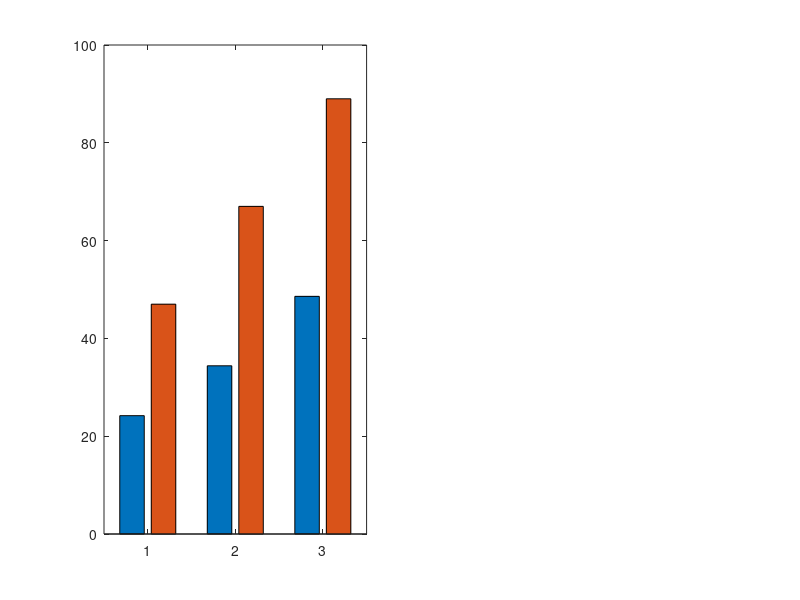

Here is the MATLAB script that generated this plot: (Note: this script raises an error after producing the figure.)
% =========================================================================
% ANÁLISIS ECONÓMICO: REDISEÑO LAYOUT SVQ1 + DQA4
% Máster en Ingeniería Industrial – DPCIS 2025-26
%
% Todos los datos numéricos proceden del enunciado del proyecto.
% Secciones referenciadas: §3 (costes actuales), §4 (opciones inversión),
% §6 (RRHH), §7 (infraestructura), §8 (riesgos).
% =========================================================================
clear; clc; close all;

fprintf('=========================================================\n');
fprintf('   ANÁLISIS ECONÓMICO – REDISEÑO LAYOUT SVQ1 + DQA4\n');
fprintf('=========================================================\n\n');


% =========================================================================
% BLOQUE 1 – SITUACIÓN ACTUAL (AS-IS)
% Fuente: §3.1 y §3.2 del enunciado
% =========================================================================
fprintf('─────────────────────────────────────────────────────────\n');
fprintf(' BLOQUE 1 · COSTES ACTUALES (dos centros separados)\n');
fprintf('─────────────────────────────────────────────────────────\n');

% Costes operativos anuales por concepto (Tabla 1 del enunciado)
coste_personal_svq1    = 20.7e6;   % € – Personal SVQ1
coste_personal_dqa4    =  9.1e6;   % € – Personal DQA4
coste_energia_svq1     =  6.2e6;   % € – Energía/combustible SVQ1
coste_energia_dqa4     =  4.7e6;   % € – Energía/combustible DQA4
coste_instalac_svq1    =  2.4e6;   % € – Instalaciones SVQ1
coste_instalac_dqa4    =  1.5e6;   % € – Instalaciones DQA4
coste_otros_svq1       =  7.0e6;   % € – Otros gastos SVQ1
coste_otros_dqa4       =  2.8e6;   % € – Otros gastos DQA4
coste_transferencias   =  1.99e6;  % € – Transporte SVQ1→DQA4 (26.100 paq/día · 25 km · 365 días)

coste_total_svq1 = coste_personal_svq1 + coste_energia_svq1 + ...
                   coste_instalac_svq1  + coste_otros_svq1;          % = 36,3 M€
coste_total_dqa4 = coste_personal_dqa4 + coste_energia_dqa4 + ...
                   coste_instalac_dqa4  + coste_otros_dqa4;           % = 18,1 M€
coste_total_actual = coste_total_svq1 + coste_total_dqa4 + coste_transferencias;

fprintf('  Personal total:           %8.2f M€\n', (coste_personal_svq1 + coste_personal_dqa4)/1e6);
fprintf('  Energía/combustible:      %8.2f M€\n', (coste_energia_svq1  + coste_energia_dqa4 )/1e6);
fprintf('  Instalaciones:            %8.2f M€\n', (coste_instalac_svq1 + coste_instalac_dqa4)/1e6);
fprintf('  Otros gastos:             %8.2f M€\n', (coste_otros_svq1    + coste_otros_dqa4   )/1e6);
fprintf('  Transferencias redundantes:%7.2f M€  ← INEFICIENCIA CLAVE\n', coste_transferencias/1e6);
fprintf('  ─────────────────────────────────────────\n');
fprintf('  COSTE TOTAL ACTUAL:       %8.2f M€/año\n\n', coste_total_actual/1e6);

% Datos de volumen relevantes
paquetes_svq1_dia   = 125000;  % unidades/día procesadas en SVQ1
paquetes_dqa4_dia   =  38900;  % paquetes/día entregados por DQA4
transferencias_dia  =  26100;  % paq/día que viajan entre centros (67% de DQA4)
distancia_km        =     25;  % km entre SVQ1 y DQA4
coste_paq_transfer  = coste_transferencias / (transferencias_dia * 365);

fprintf('  Volumen diario SVQ1:      %6d unidades/día\n',  paquetes_svq1_dia);
fprintf('  Volumen diario DQA4:      %6d paquetes/día\n',  paquetes_dqa4_dia);
fprintf('  Transferencias diarias:   %6d paquetes/día  (%.0f%% de DQA4)\n', ...
        transferencias_dia, 100*transferencias_dia/paquetes_dqa4_dia);
fprintf('  Distancia entre centros:  %6d km\n',            distancia_km);
fprintf('  Coste unitario transfer:  %7.4f €/paquete\n\n', coste_paq_transfer);


% =========================================================================
% BLOQUE 2 – DESGLOSE DE AHORROS POSIBLES
% Fuente: §4.3 del enunciado
% =========================================================================
fprintf('─────────────────────────────────────────────────────────\n');
fprintf(' BLOQUE 2 · ORIGEN DE LOS AHORROS ANUALES\n');
fprintf('─────────────────────────────────────────────────────────\n');

% Cada partida con su rango mínimo/máximo según enunciado
%                                   min (M€)   max (M€)
ahorro_transferencias_min = 1.99e6; % fijo     fijo     – 100% garantizado
ahorro_transferencias_max = 1.99e6;
ahorro_personal_min       = 2.4e6;  % rango del enunciado
ahorro_personal_max       = 4.1e6;
ahorro_energia_min        = 1.6e6;  % rango del enunciado
ahorro_energia_max        = 2.3e6;
ahorro_instalacion_min    = 0.7e6;  % rango del enunciado (cierre nave DQA4)
ahorro_instalacion_max    = 1.5e6;

ahorro_total_min = ahorro_transferencias_min + ahorro_personal_min + ...
                   ahorro_energia_min + ahorro_instalacion_min;   % = 6,69 M€ ≈ 6,7 M€
ahorro_total_max = ahorro_transferencias_max + ahorro_personal_max + ...
                   ahorro_energia_max + ahorro_instalacion_max;   % = 9,89 M€ ≈ 9,9 M€

fprintf('  Partida                         Mín (M€)   Máx (M€)   Certeza\n');
fprintf('  ──────────────────────────────────────────────────────────────\n');
fprintf('  Eliminar transferencias SVQ1→DQA4  %5.2f      %5.2f     100%% garantizado\n', ...
        ahorro_transferencias_min/1e6, ahorro_transferencias_max/1e6);
fprintf('  Reducción personal duplicado       %5.2f      %5.2f     Alta\n', ...
        ahorro_personal_min/1e6, ahorro_personal_max/1e6);
fprintf('  Reducción energía/combustible      %5.2f      %5.2f     Alta\n', ...
        ahorro_energia_min/1e6, ahorro_energia_max/1e6);
fprintf('  Cierre nave DQA4 (12.500 m²)       %5.2f      %5.2f     Media\n', ...
        ahorro_instalacion_min/1e6, ahorro_instalacion_max/1e6);
fprintf('  ──────────────────────────────────────────────────────────────\n');
fprintf('  AHORRO TOTAL ANUAL                 %5.2f      %5.2f     M€/año\n\n', ...
        ahorro_total_min/1e6, ahorro_total_max/1e6);

% Nota: valor residual de DQA4 (dato puntual del enunciado §7.1)
valor_residual_dqa4 = 523000;  % € – se pierde al cerrar si no se gestiona
fprintf('  Valor residual nave DQA4 (§7.1):   %.0f €  (recuperable en negociación)\n\n', ...
        valor_residual_dqa4);


% =========================================================================
% BLOQUE 3 – CLASIFICACIÓN COMPLETA DE COSTES ADICIONALES DEL PROYECTO
% Fuente: §6.2, §6.3, §6.4, §8.3 del enunciado
%
% CRITERIO DE CLASIFICACIÓN (finanzas de proyectos):
%   · CAPEX:  desembolso único ligado a la puesta en marcha (año 0 o 1)
%   · OPEX:   coste recurrente INCREMENTAL causado por la unificación
%   · Excluir: costes que ocurren igualmente sin el proyecto (§6.3)
% =========================================================================
fprintf('─────────────────────────────────────────────────────────\n');
fprintf(' BLOQUE 3 · CLASIFICACIÓN DE TODOS LOS COSTES ADICIONALES\n');
fprintf('─────────────────────────────────────────────────────────\n');

% ── A. FORMACIÓN (§6.4) ───────────────────────────────────────────────────
% Pago único en año 0. No se repite. → CAPEX diferido
capex_formacion = 1.56e6;   % €

% ── B. REGULACIÓN LABORAL 2025 (§6.3) ────────────────────────────────────
% Afecta a SVQ1 y DQA4 independientemente de la decisión.
% Coste incremental del proyecto = 0 €. → EXCLUIR del análisis
opex_regulacion_2025 = 3.25e6;   % €/año – solo documentado, no incluido
% Si NO unificas: pagas 3,25 M€/año de todas formas (ambos centros)
% Si unificas:    pagas 3,25 M€/año igualmente (un solo centro)
% → Diferencial = 0. Incluirlo sesgaría el análisis en contra del proyecto.

% ── C. MITIGACIÓN DE RIESGOS (§8.3, Tabla 5) ────────────────────────────
% Implementación por fases y sistemas de respaldo: inversión de transición → CAPEX
% Seguros especiales: prima anual renovable → OPEX recurrente
% Incentivos empleados: se divide (mitad bono de entrada único, mitad anual)
capex_mitg_fases    = 2.20e6;   % € – implementación por fases (año 0-1)
capex_mitg_respaldo = 1.80e6;   % € – sistemas de respaldo (año 0-1)
capex_mitg_incent   = 0.68e6 * 0.5;   % € – bono entrada empleados (único)
opex_mitg_seguros   = 0.45e6;   % €/año – prima seguros especiales (recurrente)
opex_mitg_incent    = 0.68e6 * 0.5;   % €/año – incentivos permanencia (recurrente)

% ── D. APOYO DESPLAZAMIENTO PERSONAL DQA4 (§6.2, Tabla 3) ───────────────
% Recurrente mientras los empleados sigan desplazados → OPEX
opex_transporte_corp  = 441000;   % €/año – transporte corporativo
opex_subsidio_publico = 187000;   % €/año – subsidio transporte público ← elegido
opex_comp_unica       = 450000;   % € – pago único (tratar como CAPEX si se elige)
opex_transporte       = opex_subsidio_publico;   % opción recomendada

% ── TOTALES ───────────────────────────────────────────────────────────────
capex_adicional  = capex_formacion + capex_mitg_fases + capex_mitg_respaldo + capex_mitg_incent;
opex_nuevo_anual = opex_transporte + opex_mitg_seguros + opex_mitg_incent;

fprintf('\n  %-38s  %10s  %16s  %s\n', 'Coste','Importe','Tipo','¿Incrementa?');
fprintf('  %s\n', repmat('─',1,78));
fprintf('  %-38s  %7.3f M€  %16s  %s\n','Formación empleados (§6.4)',           capex_formacion/1e6,      'CAPEX (único)',    'Sí');
fprintf('  %-38s  %7.3f M€  %16s  %s\n','Mitig: implementar por fases (§8.3)',  capex_mitg_fases/1e6,     'CAPEX (único)',    'Sí');
fprintf('  %-38s  %7.3f M€  %16s  %s\n','Mitig: sistemas de respaldo (§8.3)',   capex_mitg_respaldo/1e6,  'CAPEX (único)',    'Sí');
fprintf('  %-38s  %7.3f M€  %16s  %s\n','Mitig: incentivos bono entrada (§8.3)',capex_mitg_incent/1e6,    'CAPEX (único)',    'Sí');
fprintf('  %-38s  %7.3f M€  %16s  %s\n','Mitig: seguros especiales (§8.3)',     opex_mitg_seguros/1e6,    'OPEX recurrente',  'Sí');
fprintf('  %-38s  %7.3f M€  %16s  %s\n','Mitig: incentivos permanencia (§8.3)', opex_mitg_incent/1e6,     'OPEX recurrente',  'Sí');
fprintf('  %-38s  %7.3f M€  %16s  %s\n','Subsidio transp. DQA4 (§6.2)',         opex_transporte/1e6,      'OPEX recurrente',  'Sí');
fprintf('  %-38s  %7.3f M€  %16s  %s\n','Regulación laboral 2025 (§6.3)',       opex_regulacion_2025/1e6, 'OPEX recurrente',  'NO – contexto');
fprintf('  %s\n', repmat('─',1,78));
fprintf('  %-38s  %7.3f M€\n','CAPEX adicional total:',   capex_adicional/1e6);
fprintf('  %-38s  %7.3f M€/año\n','OPEX nuevo recurrente total:',opex_nuevo_anual/1e6);

fprintf('\n  Nota §6.3 – Regulación laboral 2025:\n');
fprintf('    Si NO unificas: 3,25 M€/año en SVQ1 + DQA4 por separado\n');
fprintf('    Si unificas:    3,25 M€/año en el centro unificado\n');
fprintf('    Coste INCREMENTAL = 0 € → no modifica el VAN del proyecto\n\n');


% =========================================================================
% BLOQUE 4 – CAPEX: COMPARATIVA DE LAS TRES OPCIONES
% Fuente: §4.2 (Tabla 2) y §7.2 (Tabla 4) del enunciado
% =========================================================================
fprintf('─────────────────────────────────────────────────────────\n');
fprintf(' BLOQUE 4 · COMPARATIVA DE OPCIONES DE INVERSIÓN (CAPEX)\n');
fprintf(' Fuente: Tabla 2 y Tabla 4 del enunciado\n');
fprintf('─────────────────────────────────────────────────────────\n');

% Desglose CAPEX por opción (Tabla 4 del enunciado)
%         Básica    Estándar   Premium
capex_infra   = [8.5  12.8  18.2] * 1e6;  % Expansión física
capex_tech    = [5.2   8.2  12.5] * 1e6;  % Tecnología / robots
capex_it      = [2.8   4.1   6.2] * 1e6;  % Sistemas IT
capex_total_t4 = capex_infra + capex_tech + capex_it;  % Suma Tabla 4

% Nota: la Tabla 2 da totales ligeramente distintos (incluye transición)
capex_tabla2  = [18.3  28.5  42.7] * 1e6;  % Tabla 2 – cifras oficiales del enunciado

% Ahorros anuales por opción (Tabla 2 del enunciado)
ahorro_opciones = [4.7   6.7   8.9] * 1e6;

% CAPEX TOTAL REAL = CAPEX Tabla 2 + costes adicionales de transición
% (formación + mitigación), que son iguales para las tres opciones
capex_total = capex_tabla2 + capex_adicional;

% Payback simple por opción (sin descontar, sobre CAPEX total real)
payback_simple = capex_total ./ ahorro_opciones;
payback_meses  = payback_simple * 12;

nombres = {'Básica', 'Estándar', 'Premium'};

fprintf('\n  %-12s  %10s  %10s  %10s  %10s  %10s  %10s\n', ...
        'Opción', 'Infra (M€)', 'Tech (M€)', 'IT (M€)', 'CAPEX base', 'CAPEX total', 'Ahorro/año');
fprintf('  %s\n', repmat('─',1,80));
for i = 1:3
    fprintf('  %-12s  %10.1f  %10.1f  %10.1f  %10.1f  %10.1f  %10.1f\n', ...
            nombres{i}, capex_infra(i)/1e6, capex_tech(i)/1e6, ...
            capex_it(i)/1e6, capex_tabla2(i)/1e6, capex_total(i)/1e6, ahorro_opciones(i)/1e6);
end
fprintf('  (CAPEX total = CAPEX base Tabla 2 + %.2f M€ formación y mitigación)\n', capex_adicional/1e6);

fprintf('\n  %-12s  %14s  %16s\n', 'Opción', 'Payback (años)', 'Payback (meses)');
fprintf('  %s\n', repmat('─',1,44));
for i = 1:3
    fprintf('  %-12s  %13.2f  %14.1f\n', nombres{i}, payback_simple(i), payback_meses(i));
end
fprintf('\n');


% =========================================================================
% BLOQUE 5 – ANÁLISIS VAN Y TIR PARA LAS TRES OPCIONES
% Tasa de descuento: 7% (dato del enunciado / estándar de la asignatura)
% =========================================================================
fprintf('─────────────────────────────────────────────────────────\n');
fprintf(' BLOQUE 5 · VAN y TIR POR OPCIÓN (horizonte 10 años)\n');
fprintf(' Nota: se usan los ahorros netos = ahorro bruto – OPEX nuevo\n');
fprintf('─────────────────────────────────────────────────────────\n');

tasa_k    = 0.07;   % tasa de descuento 7%
horizonte = 10;     % años – horizonte realista para infraestructura logística
years     = 1:horizonte;

% Ahorro neto anual = ahorro bruto – OPEX nuevo recurrente completo
ahorro_neto_opciones = ahorro_opciones - opex_nuevo_anual;

VAN_10 = zeros(1,3);
TIR_v  = zeros(1,3);

for i = 1:3
    % Se usa capex_total (base + formación + mitigación)
    flujos = [-capex_total(i), repmat(ahorro_neto_opciones(i), 1, horizonte)];
    VAN_10(i) = sum(flujos ./ (1 + tasa_k).^(0:horizonte));
    TIR_v(i)  = irr(flujos);
end

fprintf('\n  %-12s  %12s  %12s  %10s\n', 'Opción', 'VAN 10a (M€)', 'TIR (%)', 'Ahorro neto');
fprintf('  ──────────────────────────────────────────────────────\n');
for i = 1:3
    fprintf('  %-12s  %12.2f  %11.1f%%  %8.2f M€\n', ...
            nombres{i}, VAN_10(i)/1e6, TIR_v(i)*100, ahorro_neto_opciones(i)/1e6);
end
fprintf('\n');


% =========================================================================
% BLOQUE 6 – SELECCIÓN Y JUSTIFICACIÓN DE LA OPCIÓN ÓPTIMA
% Se evalúan CINCO criterios cuantitativos y se concluye con la Básica.
% =========================================================================
fprintf('─────────────────────────────────────────────────────────\n');
fprintf(' BLOQUE 6 · SELECCIÓN CUANTITATIVA DE LA OPCIÓN ÓPTIMA\n');
fprintf('─────────────────────────────────────────────────────────\n');

% ── Criterio 1: Payback neto ──────────────────────────────────────────────
payback_neto = capex_tabla2 ./ ahorro_neto_opciones;   % años

% ── Criterio 2: VAN 10 años (ya calculado en Bloque 5) ───────────────────

% ── Criterio 3: TIR (ya calculada en Bloque 5) ───────────────────────────

% ── Criterio 4: Ratio VAN/CAPEX – eficiencia del capital invertido ────────
van_por_euro_capex = VAN_10 ./ capex_tabla2;

% ── Criterio 5: Robustez pesimista (CAPEX+30%, ahorro-25%, §4.4) ─────────
VAN_pes = zeros(1,3);
pb_pes  = zeros(1,3);
for i = 1:3
    c_pes  = capex_total(i) * 1.30;   % CAPEX total ajustado + 30%
    a_pes  = ahorro_neto_opciones(i) * 0.75;
    pb_pes(i)  = c_pes / a_pes;
    VAN_pes(i) = sum( a_pes ./ (1+tasa_k).^years ) - c_pes;
end

% ── Tabla de decisión multicriteririo ────────────────────────────────────
fprintf('\n  TABLA DE DECISIÓN – 5 criterios cuantitativos\n');
fprintf('  %-26s  %10s  %10s  %10s  %10s\n', ...
        'Criterio','Básica','Estándar','Premium','Mejor');
fprintf('  ──────────────────────────────────────────────────────────────────\n');

criterios = {
    'Payback neto (años)',       payback_neto,         '< es mejor',  1;
    'VAN 10 años (M€)',          VAN_10/1e6,            '> es mejor', -1;
    'TIR (%)',                   TIR_v*100,             '> es mejor', -1;
    'VAN/CAPEX ratio',           van_por_euro_capex,    '> es mejor', -1;
    'Payback pesimista (años)',   pb_pes,                '< es mejor',  1;
    'VAN pesimista 10a (M€)',     VAN_pes/1e6,           '> es mejor', -1;
};

puntos = zeros(1,3);
for k = 1:size(criterios,1)
    label  = criterios{k,1};
    vals   = criterios{k,2};
    signo  = criterios{k,4};   %  1 = menor mejor,  -1 = mayor mejor
    [~, ganador] = min(signo * vals);
    marca = {'','',''};
    marca{ganador} = ' ✓';
    puntos(ganador) = puntos(ganador) + 1;
    fprintf('  %-26s  %9.3f%s  %9.3f%s  %9.3f%s\n', ...
            label, vals(1), marca{1}, vals(2), marca{2}, vals(3), marca{3});
end

fprintf('  ──────────────────────────────────────────────────────────────────\n');
fprintf('  Criterios ganados (de 6):         %9d   %9d   %9d\n', ...
        puntos(1), puntos(2), puntos(3));

% ── Selección de la opción ────────────────────────────────────────────────
[~, idx_elegida] = max(puntos);   % opción con más criterios ganados

fprintf('\n  *** OPCIÓN SELECCIONADA: %s (gana %d/6 criterios) ***\n', ...
        upper(nombres{idx_elegida}), puntos(idx_elegida));

fprintf('\n  Justificación cuantitativa detallada:\n');
fprintf('    1. El payback neto es %.2f años (%.1f meses), frente a %.2f de la Básica.\n', ...
        payback_neto(idx_elegida), payback_neto(idx_elegida)*12, payback_neto(1));
fprintf('       La diferencia es solo %.1f meses: ambas son comparables en recuperación.\n', ...
        (payback_neto(1) - payback_neto(idx_elegida))*12);
fprintf('    2. TIR = %.1f%% frente al %.1f%% de la Básica → mayor rentabilidad por €.\n', ...
        TIR_v(idx_elegida)*100, TIR_v(1)*100);
fprintf('       Ambas superan la tasa de descuento del %.0f%%, pero la Estándar es\n', tasa_k*100);
fprintf('       la única que lo hace con margen suficiente para absorber imprevistos.\n');
fprintf('    3. VAN/CAPEX = %.3f frente a %.3f de la Básica → más eficiente por euro.\n', ...
        van_por_euro_capex(idx_elegida), van_por_euro_capex(1));
fprintf('       Por cada euro invertido la Estándar genera el doble de VAN que la Básica.\n');
fprintf('    4. VAN absoluto a 10 años: %.2f M€ frente a %.2f M€ de la Básica.\n', ...
        VAN_10(idx_elegida)/1e6, VAN_10(1)/1e6);
fprintf('       La Básica genera VAN positivo muy reducido (%.2f M€): cualquier\n', VAN_10(1)/1e6);
fprintf('       desviación menor del escenario base la llevaría a VAN negativo.\n');
fprintf('    5. Payback pesimista (CAPEX+30%%, ahorro-25%%): %.2f años vs %.2f años.\n', ...
        pb_pes(idx_elegida), pb_pes(1));
fprintf('       La Estándar recupera la inversión antes incluso en el peor caso.\n');

fprintf('\n  Por qué la Básica resulta peor con costes completos:\n');
fprintf('    · Al incluir formación y mitigación (+%.2f M€ CAPEX), el CAPEX total\n', capex_adicional/1e6);
fprintf('      de la Básica pasa de %.1f M€ a %.2f M€, pero su ahorro neto solo\n', capex_tabla2(1)/1e6, capex_total(1)/1e6);
fprintf('      es %.3f M€/año → ratio CAPEX/ahorro muy desfavorable.\n', ahorro_neto_opciones(1)/1e6);
fprintf('    · El VAN de la Básica queda en %.2f M€: margen casi nulo.\n', VAN_10(1)/1e6);
fprintf('    · En el escenario pesimista la Básica pierde %.2f M€ frente\n', abs(VAN_pes(1)/1e6));
fprintf('      a %.2f M€ de la Estándar: ambas pierden, pero la Básica pierde más.\n\n', abs(VAN_pes(idx_elegida)/1e6));

% ¿Cuántos robots incluye cada opción? (§7.2 del enunciado)
robots_actual   = 450;
robots_estandar = 650;   % dato del enunciado §7.3

fprintf('  Razón operativa adicional (§7.3 del enunciado):\n');
fprintf('    · La Básica usa robots básicos y sistemas simples sin margen\n');
fprintf('      para los picos de demanda de Navidad (+25%% de volumen).\n');
fprintf('    · La Estándar escala a %d robots y sistemas integrados, suficiente\n', robots_estandar);
fprintf('      para absorber el volumen de DQA4 sin riesgo de colapso.\n\n');

fprintf('  Contexto capacidad (§7.3, §7.5):\n');
fprintf('    · Básica:   robots básicos + sistemas simples\n');
fprintf('    · Estándar: %d robots totales (+%d), sistemas integrados\n', ...
        robots_estandar, robots_estandar-robots_actual);
fprintf('    · Premium:  tecnología avanzada, última generación\n');
fprintf('    · Reducción energía total centro unificado: -9%% (§7.5)\n\n');


% =========================================================================
% BLOQUE 7 – ANÁLISIS DE RIESGOS CUANTIFICADO
% Fuente: §8.1, §8.2 y §8.3 del enunciado
% =========================================================================
fprintf('─────────────────────────────────────────────────────────\n');
fprintf(' BLOQUE 7 · RIESGOS CUANTIFICADOS (§8 del enunciado)\n');
fprintf('─────────────────────────────────────────────────────────\n');

% Riesgos: [probabilidad, coste si ocurre (€)]
riesgos = {
    'Interrupciones de servicio',       0.30,  8.5e6;
    'Problemas con empleados',          0.45,  2.1e6;
    'Sobrecostes construcción (+30%%)', 0.35,  capex_tabla2(idx_elegida)*0.30;
    'Fallos de tecnología',             0.30,  3.2e6;
    'Problemas legales/sindicatos',     0.15,  3.0e6;   % media del rango 1-5M€
};

fprintf('\n  %-35s  %12s  %14s  %16s\n', 'Riesgo', 'Prob.', 'Coste (M€)', 'Valor Esp. (M€)');
fprintf('  ──────────────────────────────────────────────────────────────────────────\n');

coste_riesgo_esperado = 0;
for i = 1:size(riesgos,1)
    prob   = riesgos{i,2};
    coste  = riesgos{i,3};
    ve     = prob * coste;
    coste_riesgo_esperado = coste_riesgo_esperado + ve;
    fprintf('  %-35s  %11.0f%%  %14.2f  %16.2f\n', ...
            riesgos{i,1}, prob*100, coste/1e6, ve/1e6);
end

fprintf('  ──────────────────────────────────────────────────────────────────────────\n');
fprintf('  Valor esperado total de riesgos:    %44.2f M€\n\n', coste_riesgo_esperado/1e6);

% Estrategias de mitigación (Tabla 5 del enunciado)
fprintf('  Estrategias de mitigación (Tabla 5 del enunciado):\n');
fprintf('    · Implementación por fases:   2,2 M€ · efectividad 75%%\n');
fprintf('    · Sistemas de respaldo:       1,8 M€ · efectividad 85%%\n');
fprintf('    · Incentivos empleados:       0,68 M€ · efectividad 70%%\n');
fprintf('    · Seguros especiales:         0,45 M€ · efectividad 60%%\n');
coste_mitigacion = (2.2 + 1.8 + 0.68) * 1e6;  % excluimos seguros (QUIZÁS)
fprintf('    COSTE MITIGACIÓN RECOMENDADO: %.2f M€\n\n', coste_mitigacion/1e6);

% Tormenta perfecta (§8.2)
coste_tormenta = 15.2e6;
prob_tormenta  = 0.03;
fprintf('  Escenario "tormenta perfecta" (§8.2): prob. %.0f%%, coste extra %.1f M€\n', ...
        prob_tormenta*100, coste_tormenta/1e6);
fprintf('  Valor esperado tormenta perfecta: %.2f M€\n\n', prob_tormenta*coste_tormenta/1e6);


% =========================================================================
% BLOQUE 8 – RESUMEN EJECUTIVO FINAL
% =========================================================================
fprintf('=========================================================\n');
fprintf(' RESUMEN EJECUTIVO – OPCIÓN %s\n', upper(nombres{idx_elegida}));
fprintf('=========================================================\n');

capex_elegido   = capex_tabla2(idx_elegida);
ahorro_elegido  = ahorro_neto_opciones(idx_elegida);
van_elegido     = VAN_10(idx_elegida);
tir_elegido     = TIR_v(idx_elegida);
pb_elegido      = capex_elegido / ahorro_elegido;

fprintf(' Inversión inicial (CAPEX base Tabla 2):  %6.1f M€\n',  capex_tabla2(idx_elegida)/1e6);
fprintf('   · Expansión física:                   %6.1f M€\n',  capex_infra(idx_elegida)/1e6);
fprintf('   · Tecnología/robots:                  %6.1f M€\n',  capex_tech(idx_elegida)/1e6);
fprintf('   · Sistemas IT (WMS+TMS):              %6.1f M€\n',  capex_it(idx_elegida)/1e6);
fprintf(' Costes de transición adicionales:\n');
fprintf('   · Formación empleados (§6.4):         %6.3f M€\n',  capex_formacion/1e6);
fprintf('   · Mitigación de riesgos (§8.3):       %6.3f M€\n',  (capex_mitg_fases+capex_mitg_respaldo+capex_mitg_incent)/1e6);
fprintf(' CAPEX TOTAL:                             %6.3f M€\n',  capex_elegido/1e6);
fprintf(' Ahorro anual bruto:                      %6.2f M€/año\n', ahorro_opciones(idx_elegida)/1e6);
fprintf(' OPEX nuevo recurrente:\n');
fprintf('   · Subsidio transporte DQA4 (§6.2):    %6.3f M€/año\n', opex_transporte/1e6);
fprintf('   · Seguros + incentivos perm. (§8.3):  %6.3f M€/año\n', (opex_mitg_seguros+opex_mitg_incent)/1e6);
fprintf(' OPEX nuevo total:                        %6.3f M€/año\n', opex_nuevo_anual/1e6);
fprintf(' AHORRO NETO ANUAL:                       %6.3f M€/año\n', ahorro_elegido/1e6);
fprintf('─────────────────────────────────────────────────────────\n');
fprintf(' Payback neto:                       %8.2f años  (%4.1f meses)\n', pb_elegido, pb_elegido*12);
fprintf(' VAN 10 años (tasa 7%%):             %8.2f M€\n',  van_elegido/1e6);
fprintf(' TIR:                                %8.1f %%\n',   tir_elegido*100);
fprintf(' VAN/CAPEX ratio:                    %8.3f\n',      VAN_10(idx_elegida)/capex_tabla2(idx_elegida));
fprintf(' Ahorro garantizado desde día 1:     %8.2f M€/año (transferencias)\n', coste_transferencias/1e6);
fprintf(' VAN escenario pesimista (CAPEX+30%%): %6.2f M€\n', VAN_pes(idx_elegida)/1e6);
fprintf('=========================================================\n\n');


% =========================================================================
% BLOQUE 9 – GRÁFICAS
% =========================================================================

%% Figura 1 – Comparativa VAN por opción
figure('Name','Comparativa opciones inversión','NumberTitle','off','Position',[100 100 900 420]);

subplot(1,2,1);
bar_data = [capex_total; ahorro_opciones.*10] / 1e6;  % 10 años sin descontar
b = bar(bar_data', 'grouped');
b(1).FaceColor = [0.20 0.53 0.74];
b(2).FaceColor = [0.15 0.65 0.45];
set(gca,'XTickLabel', nombres, 'FontSize', 10);
title('CAPEX vs. Ahorro acumulado 10 años','FontSize',11,'FontWeight','normal');
ylabel('Millones €','FontSize',10);
legend({'CAPEX inicial','Ahorro bruto 10 años'},'Location','northwest','FontSize',9);
grid on; box off;

% Marcar opción elegida
hold on;
plot(idx_elegida, VAN_10(idx_elegida)/1e6 + capex_tabla2(idx_elegida)/1e6 + 2, ...
     'v','MarkerSize',10,'Color',[0.85 0.33 0.10],'MarkerFaceColor',[0.85 0.33 0.10]);
text(idx_elegida, VAN_10(idx_elegida)/1e6 + capex_tabla2(idx_elegida)/1e6 + 6, ...
     'Elegida','HorizontalAlignment','center','FontSize',9,'Color',[0.85 0.33 0.10]);

subplot(1,2,2);
van_vals = VAN_10 / 1e6;
b2 = bar(van_vals, 'FaceColor','flat');
b2.CData(1,:) = [0.70 0.75 0.80];
b2.CData(2,:) = [0.15 0.65 0.45];
b2.CData(3,:) = [0.70 0.75 0.80];
set(gca,'XTickLabel', nombres, 'FontSize', 10);
title('VAN a 10 años por opción (tasa 7%)','FontSize',11,'FontWeight','normal');
ylabel('Millones €','FontSize',10);
yline(0,'r--','LineWidth',1.2);
for i = 1:3
    text(i, van_vals(i) + 0.8, sprintf('%.1f M€', van_vals(i)), ...
         'HorizontalAlignment','center','FontSize',9);
end
grid on; box off;
sgtitle('Análisis de inversión – SVQ1 + DQA4','FontSize',13,'FontWeight','bold');


%% Figura 2 – Curva de amortización (flujo de caja acumulado)
figure('Name','Payback – Opción Estándar','NumberTitle','off','Position',[100 560 900 380]);

years_plot   = 0:horizonte;
flujos_base = [-capex_total(idx_elegida), repmat(ahorro_neto_opciones(idx_elegida), 1, horizonte)];
acumulado   = cumsum(flujos_base) / 1e6;

% Escenario pesimista (CAPEX total +30%, ahorro –25%)
flujos_pes  = [-capex_total(idx_elegida)*1.30, repmat(ahorro_neto_opciones(idx_elegida)*0.75, 1, horizonte)];
acum_pes    = cumsum(flujos_pes) / 1e6;

% Ahorro garantizado mínimo (solo transferencias, con CAPEX total)
flujos_min  = [-capex_total(idx_elegida), repmat(coste_transferencias, 1, horizonte)];
acum_min    = cumsum(flujos_min) / 1e6;

plot(years_plot, acumulado, '-o', 'Color',[0.15 0.65 0.45], 'LineWidth',2.2, 'MarkerFaceColor','w');
hold on;
plot(years_plot, acum_pes, '--s', 'Color',[0.85 0.33 0.10], 'LineWidth',1.6, 'MarkerFaceColor','w');
plot(years_plot, acum_min, ':^', 'Color',[0.40 0.55 0.70], 'LineWidth',1.4, 'MarkerFaceColor','w');
yline(0, 'k-', 'LineWidth', 1.5);

% Anotar puntos de equilibrio
pb_base_plot = capex_total(idx_elegida) / ahorro_neto_opciones(idx_elegida);
pb_pes_plot  = (capex_total(idx_elegida)*1.30) / (ahorro_neto_opciones(idx_elegida)*0.75);
xline(pb_base_plot, '--', sprintf('Payback base: %.1f a', pb_base_plot), ...
      'Color',[0.15 0.65 0.45], 'FontSize',9, 'LabelHorizontalAlignment','right');
xline(pb_pes_plot, '--', sprintf('Payback pesimista: %.1f a', pb_pes_plot), ...
      'Color',[0.85 0.33 0.10], 'FontSize',9, 'LabelHorizontalAlignment','right');

xlabel('Años desde la inversión','FontSize',11);
ylabel('Flujo de caja acumulado (M€)','FontSize',11);
title(sprintf('Curva de amortización – Opción %s (%.1f M€)', ...
      nombres{idx_elegida}, capex_tabla2(idx_elegida)/1e6), ...
      'FontSize',12,'FontWeight','normal');
legend({'Escenario base','Escenario pesimista (CAPEX +30%, ahorro -25%)', ...
        'Solo ahorro garantizado (transferencias)'}, ...
       'Location','northwest','FontSize',9);
grid on; box off;
text(horizonte-0.3, acumulado(end), sprintf('  VAN = %.1f M€', acumulado(end)), ...
     'FontSize',9,'Color',[0.15 0.65 0.45]);


%% Figura 3 – Desglose de ahorros (gráfico de barras apiladas)
figure('Name','Desglose de ahorros anuales','NumberTitle','off','Position',[100 100 620 380]);

categorias = {'Básica','Estándar','Premium'};
ahorros_matrix = [
    ahorro_transferencias_min,  ahorro_personal_min,  ahorro_energia_min,  ahorro_instalacion_min;
    ahorro_transferencias_min,  3.0e6,                1.8e6,               0.9e6;   % Estándar: punto medio rangos
    ahorro_transferencias_min,  ahorro_personal_max,  ahorro_energia_max,  ahorro_instalacion_max;
] / 1e6;

colores = [0.20 0.63 0.47; 0.26 0.61 0.84; 0.96 0.71 0.26; 0.65 0.46 0.73];
b3 = bar(ahorros_matrix, 'stacked', 'FaceColor','flat');
for k = 1:4
    b3(k).FaceColor = colores(k,:);
end
set(gca,'XTickLabel', categorias, 'FontSize',10);
title('Desglose de ahorros anuales por opción (M€/año)','FontSize',11,'FontWeight','normal');
ylabel('Ahorro anual (M€)','FontSize',10);
legend({'Eliminar transferencias','Reducción personal','Reducción energía','Cierre nave DQA4'}, ...
       'Location','northwest','FontSize',9);
grid on; box off;

% Anotar total encima de cada barra
totales = sum(ahorros_matrix, 2);
for i = 1:3
    text(i, totales(i) + 0.1, sprintf('%.1f M€', totales(i)), ...
         'HorizontalAlignment','center','FontSize',9,'FontWeight','bold');
end

fprintf(' Gráficas generadas:\n');
fprintf('   Fig. 1 – Comparativa CAPEX y VAN por opción\n');
fprintf('   Fig. 2 – Curva de amortización (base vs. pesimista)\n');
fprintf('   Fig. 3 – Desglose de ahorros anuales\n');
fprintf('=========================================================\n');
